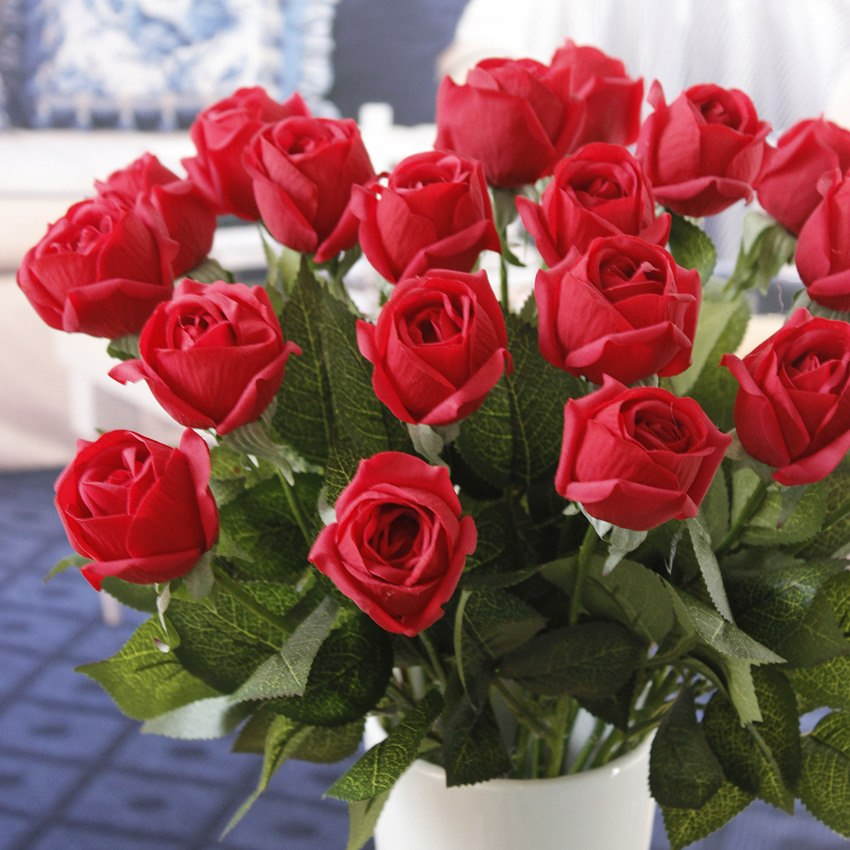
#> input picture 4. ImageProcessing/rose_red.jpg, 850 x 850 px
$ python 13.2_Template_Matching_MultipleObject.py
#> lines starting #> are read from the running program, lines starting #| are printed output that depends on the picture; after the words box and inside, x2 and y2 are one past the last pixel; in counts of white or black regions, pixels touching at a corner belong together
'''
Theory

Template Matching is a method for searching and finding the location of a template image in a larger image. OpenCV comes with a function cv.matchTemplate() for this purpose. It simply slides the template image over the input image (as in 2D convolution) and compares the template and patch of input image under the template image. Several comparison methods are implemented in OpenCV. (You can check docs for more details). It returns a grayscale image, where each pixel denotes how much does the neighbourhood of that pixel match with template.

If input image is of size (WxH) and template image is of size (wxh), output image will have a size of (W-w+1, H-h+1). Once you got the result, you can use cv.minMaxLoc() function to find where is the maximum/minimum value. Take it as the top-left corner of rectangle and take (w,h) as width and height of the rectangle. That rectangle is your region of template.

Note
    If you are using cv.TM_SQDIFF as comparison method, minimum value gives the best match.

Template Matching in OpenCV


Template Matching with Multiple Objects

In the previous section, we searched image for Messi's face, which occurs only once in the image. Suppose you are searching for an object which has multiple occurrences, cv.minMaxLoc() won't give you all the locations. In that case, we will use thresholding. So in this example, we will use a screenshot of the famous game Mario and we will find the coins in it.

'''

import cv2 as cv
import numpy as np
from matplotlib import pyplot as plt

img_rgb = cv.imread('rose_red.jpg')
#> img_rgb is the input picture: shape (850, 850, 3); mean B, G, R 87.6, 89.7, 137.8
img_gray = cv.cvtColor(img_rgb, cv.COLOR_BGR2GRAY)
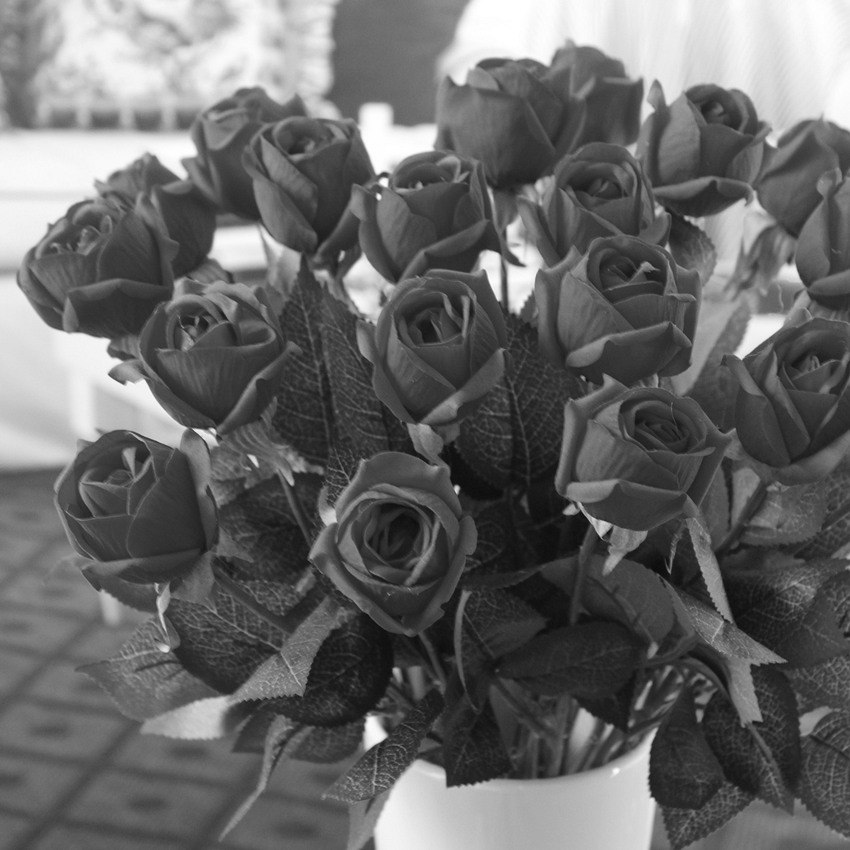
#> img_gray: shape (850, 850); min 5, max 255, mean 103.9

template = cv.imread('rose_red_crop.jpg',0)
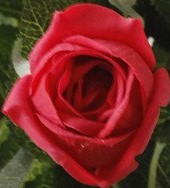
#> input picture 4. ImageProcessing/rose_red_crop.jpg, 170 x 188 px
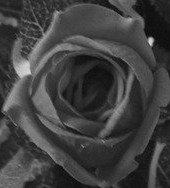
#> template: shape (188, 170); min 8, max 226, mean 64.8

w, h = template.shape[::-1]
#> w = 170; h = 188

res = cv.matchTemplate(img_gray,template,cv.TM_CCOEFF_NORMED)
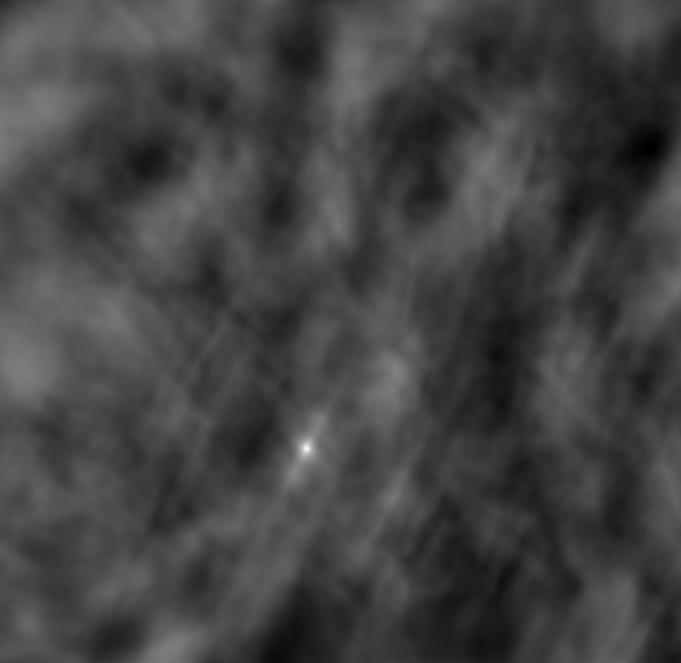
#> res: shape (663, 681) float32; min -0.331, max 0.998, mean 0.0188; drawn with min black and max white

threshold = 0.8

loc = np.where( res >= threshold)
#> loc = 27 positions, rows 445 to 451, columns 304 to 308

for pt in zip(*loc[::-1]):
    cv.rectangle(img_rgb, pt, (pt[0] + w, pt[1] + h), (0,0,255), 2)
#> this loop made 27 passes
#> pt on passes 1 to 12: (306, 445), (304, 446), (305, 446), (306, 446), (307, 446), (308, 446), (304, 447), (305, 447), (306, 447), (307, 447), (308, 447), (304, 448)
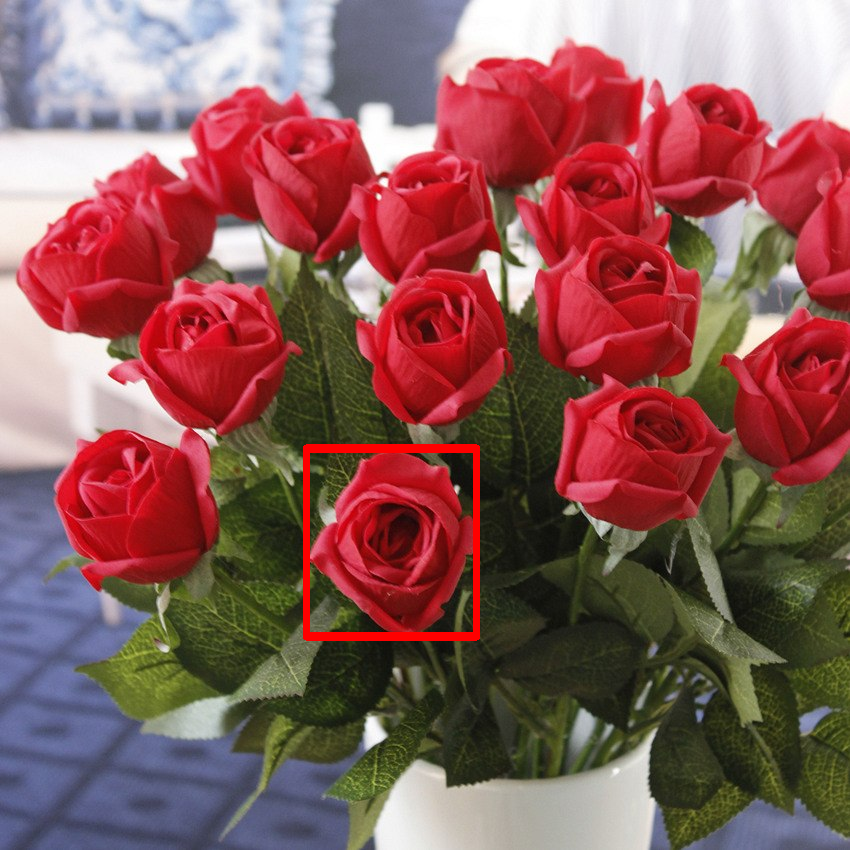
#> img_rgb: shape (850, 850, 3); 0.79% of pixels changed, all inside (x1, y1, x2, y2) = (303, 444, 480, 641)
cv.imwrite('template_matching_multiple.png',img_rgb)
